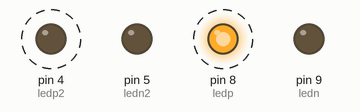
Simulated run of this sketch. Board: Arduino Uno, built with avr-gcc and run on an emulated ATmega328P. On the bench: output pins drawn as LEDs (lit = HIGH). Dashed ring = blinking.

Above: at 0.05 s.
Timing chart, 0 to 3.0 s (numbered marks = the images above):
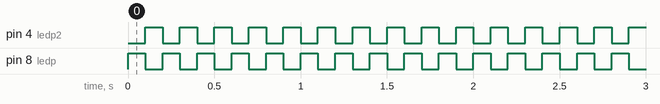

The sketch:

siren.ino
```cpp
int ledp = 8;
int ledn = 9;
int ledp2= 4;
int ledn2 = 5;
void setup()
{
   pinMode(ledp,OUTPUT);
   pinMode(ledn,OUTPUT);
   pinMode(ledp2,OUTPUT);
   pinMode(ledn2,OUTPUT);
}
 void loop()
{
   digitalWrite(ledp,HIGH);
   digitalWrite(ledn,LOW);
   delay(100);
   digitalWrite(ledp,LOW);
   digitalWrite(ledn,LOW);
   digitalWrite(ledp2,HIGH);
   digitalWrite(ledn2,LOW);
   delay(100);
   digitalWrite(ledp2,LOW);
}
```

Measured:
- by itself, pin 4 (ledp2), pin 8 (ledp): alternates HIGH for 0.10 s and LOW for 0.10 s
